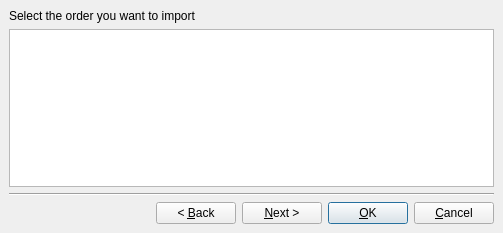
<ui version="4.0" >
 <class>ImportOrder</class>
 <widget class="QDialog" name="ImportOrder" >
  <property name="geometry" >
   <rect>
    <x>0</x>
    <y>0</y>
    <width>503</width>
    <height>233</height>
   </rect>
  </property>
  <property name="windowTitle" >
   <string>Import BrickLink Order</string>
  </property>
  <property name="sizeGripEnabled" >
   <bool>false</bool>
  </property>
  <layout class="QVBoxLayout" >
   <property name="margin" >
    <number>9</number>
   </property>
   <property name="spacing" >
    <number>6</number>
   </property>
   <item>
    <widget class="QStackedWidget" name="w_stack" >
     <property name="currentIndex" >
      <number>2</number>
     </property>
     <widget class="QWidget" name="page" >
      <layout class="QVBoxLayout" >
       <property name="margin" >
        <number>0</number>
       </property>
       <property name="spacing" >
        <number>6</number>
       </property>
       <item>
        <widget class="QLabel" name="textLabel3" >
         <property name="text" >
          <string>Order number</string>
         </property>
        </widget>
       </item>
       <item>
        <layout class="QGridLayout" >
         <property name="margin" >
          <number>0</number>
         </property>
         <property name="spacing" >
          <number>6</number>
         </property>
         <item row="1" column="1" >
          <layout class="QHBoxLayout" >
           <property name="margin" >
            <number>0</number>
           </property>
           <property name="spacing" >
            <number>6</number>
           </property>
           <item>
            <widget class="QRadioButton" name="w_by_date" >
             <property name="text" >
              <string>Download an order bet&amp;ween</string>
             </property>
            </widget>
           </item>
           <item>
            <widget class="QDateEdit" name="w_order_from" />
           </item>
           <item>
            <widget class="QLabel" name="textLabel1_2" >
             <property name="text" >
              <string>and</string>
             </property>
            </widget>
           </item>
           <item>
            <widget class="QDateEdit" name="w_order_to" />
           </item>
           <item>
            <spacer>
             <property name="orientation" >
              <enum>Qt::Horizontal</enum>
             </property>
             <property name="sizeType" >
              <enum>QSizePolicy::Expanding</enum>
             </property>
             <property name="sizeHint" >
              <size>
               <width>21</width>
               <height>23</height>
              </size>
             </property>
            </spacer>
           </item>
          </layout>
         </item>
         <item row="0" column="0" >
          <spacer>
           <property name="orientation" >
            <enum>Qt::Horizontal</enum>
           </property>
           <property name="sizeType" >
            <enum>QSizePolicy::Fixed</enum>
           </property>
           <property name="sizeHint" >
            <size>
             <width>20</width>
             <height>20</height>
            </size>
           </property>
          </spacer>
         </item>
         <item row="0" column="1" >
          <layout class="QHBoxLayout" >
           <property name="margin" >
            <number>0</number>
           </property>
           <property name="spacing" >
            <number>6</number>
           </property>
           <item>
            <widget class="QRadioButton" name="w_by_number" >
             <property name="text" >
              <string>Download o&amp;rder #</string>
             </property>
             <property name="checked" >
              <bool>true</bool>
             </property>
            </widget>
           </item>
           <item>
            <widget class="QLineEdit" name="w_order_number" >
             <property name="sizePolicy" >
              <sizepolicy>
               <hsizetype>5</hsizetype>
               <vsizetype>0</vsizetype>
               <horstretch>0</horstretch>
               <verstretch>0</verstretch>
              </sizepolicy>
             </property>
             <property name="maxLength" >
              <number>7</number>
             </property>
            </widget>
           </item>
           <item>
            <spacer>
             <property name="orientation" >
              <enum>Qt::Horizontal</enum>
             </property>
             <property name="sizeType" >
              <enum>QSizePolicy::MinimumExpanding</enum>
             </property>
             <property name="sizeHint" >
              <size>
               <width>20</width>
               <height>20</height>
              </size>
             </property>
            </spacer>
           </item>
          </layout>
         </item>
        </layout>
       </item>
       <item>
        <layout class="QHBoxLayout" >
         <property name="margin" >
          <number>0</number>
         </property>
         <property name="spacing" >
          <number>6</number>
         </property>
         <item>
          <widget class="QLabel" name="textLabel2" >
           <property name="text" >
            <string>Order &amp;type</string>
           </property>
           <property name="buddy" >
            <cstring>w_order_type</cstring>
           </property>
          </widget>
         </item>
         <item>
          <widget class="QComboBox" name="w_order_type" >
           <item>
            <property name="text" >
             <string>Any</string>
            </property>
           </item>
           <item>
            <property name="text" >
             <string>Received</string>
            </property>
           </item>
           <item>
            <property name="text" >
             <string>Placed</string>
            </property>
           </item>
          </widget>
         </item>
         <item>
          <spacer>
           <property name="orientation" >
            <enum>Qt::Horizontal</enum>
           </property>
           <property name="sizeType" >
            <enum>QSizePolicy::Expanding</enum>
           </property>
           <property name="sizeHint" >
            <size>
             <width>91</width>
             <height>21</height>
            </size>
           </property>
          </spacer>
         </item>
        </layout>
       </item>
       <item>
        <spacer>
         <property name="orientation" >
          <enum>Qt::Vertical</enum>
         </property>
         <property name="sizeType" >
          <enum>QSizePolicy::Expanding</enum>
         </property>
         <property name="sizeHint" >
          <size>
           <width>20</width>
           <height>51</height>
          </size>
         </property>
        </spacer>
       </item>
      </layout>
     </widget>
     <widget class="QWidget" name="page_3" >
      <layout class="QVBoxLayout" >
       <property name="margin" >
        <number>0</number>
       </property>
       <property name="spacing" >
        <number>6</number>
       </property>
       <item>
        <widget class="QLabel" name="w_message" >
         <property name="sizePolicy" >
          <sizepolicy>
           <hsizetype>3</hsizetype>
           <vsizetype>5</vsizetype>
           <horstretch>0</horstretch>
           <verstretch>0</verstretch>
          </sizepolicy>
         </property>
         <property name="text" >
          <string/>
         </property>
         <property name="alignment" >
          <set>Qt::AlignTop</set>
         </property>
         <property name="wordWrap" >
          <bool>true</bool>
         </property>
        </widget>
       </item>
      </layout>
     </widget>
     <widget class="QWidget" name="page_4" >
      <layout class="QVBoxLayout" >
       <property name="margin" >
        <number>0</number>
       </property>
       <property name="spacing" >
        <number>6</number>
       </property>
       <item>
        <widget class="QLabel" name="textLabel1" >
         <property name="text" >
          <string>Select the order you want to import</string>
         </property>
        </widget>
       </item>
       <item>
        <widget class="QTableView" name="w_order_list" >
         <property name="alternatingRowColors" >
          <bool>true</bool>
         </property>
         <property name="selectionMode" >
          <enum>QAbstractItemView::SingleSelection</enum>
         </property>
         <property name="selectionBehavior" >
          <enum>QAbstractItemView::SelectRows</enum>
         </property>
         <property name="showGrid" >
          <bool>false</bool>
         </property>
         <property name="sortingEnabled" >
          <bool>true</bool>
         </property>
        </widget>
       </item>
      </layout>
     </widget>
    </widget>
   </item>
   <item>
    <widget class="Line" name="line2" >
     <property name="frameShape" >
      <enum>QFrame::HLine</enum>
     </property>
     <property name="frameShadow" >
      <enum>QFrame::Sunken</enum>
     </property>
     <property name="orientation" >
      <enum>Qt::Horizontal</enum>
     </property>
    </widget>
   </item>
   <item>
    <layout class="QHBoxLayout" >
     <property name="margin" >
      <number>0</number>
     </property>
     <property name="spacing" >
      <number>6</number>
     </property>
     <item>
      <spacer>
       <property name="orientation" >
        <enum>Qt::Horizontal</enum>
       </property>
       <property name="sizeType" >
        <enum>QSizePolicy::Expanding</enum>
       </property>
       <property name="sizeHint" >
        <size>
         <width>34</width>
         <height>20</height>
        </size>
       </property>
      </spacer>
     </item>
     <item>
      <widget class="QPushButton" name="w_back" >
       <property name="text" >
        <string>&lt; &amp;Back</string>
       </property>
      </widget>
     </item>
     <item>
      <widget class="QPushButton" name="w_next" >
       <property name="text" >
        <string>&amp;Next ></string>
       </property>
       <property name="default" >
        <bool>true</bool>
       </property>
      </widget>
     </item>
     <item>
      <widget class="QPushButton" name="w_ok" >
       <property name="text" >
        <string>&amp;OK</string>
       </property>
       <property name="default" >
        <bool>true</bool>
       </property>
      </widget>
     </item>
     <item>
      <widget class="QPushButton" name="w_cancel" >
       <property name="text" >
        <string>&amp;Cancel</string>
       </property>
      </widget>
     </item>
    </layout>
   </item>
  </layout>
 </widget>
 <layoutdefault spacing="6" margin="11" />
 <tabstops>
  <tabstop>w_back</tabstop>
  <tabstop>w_next</tabstop>
  <tabstop>w_ok</tabstop>
  <tabstop>w_cancel</tabstop>
 </tabstops>
 <resources/>
 <connections>
  <connection>
   <sender>w_ok</sender>
   <signal>clicked()</signal>
   <receiver>ImportOrder</receiver>
   <slot>accept()</slot>
   <hints>
    <hint type="sourcelabel" >
     <x>20</x>
     <y>20</y>
    </hint>
    <hint type="destinationlabel" >
     <x>20</x>
     <y>20</y>
    </hint>
   </hints>
  </connection>
  <connection>
   <sender>w_cancel</sender>
   <signal>clicked()</signal>
   <receiver>ImportOrder</receiver>
   <slot>reject()</slot>
   <hints>
    <hint type="sourcelabel" >
     <x>20</x>
     <y>20</y>
    </hint>
    <hint type="destinationlabel" >
     <x>20</x>
     <y>20</y>
    </hint>
   </hints>
  </connection>
 </connections>
</ui>
